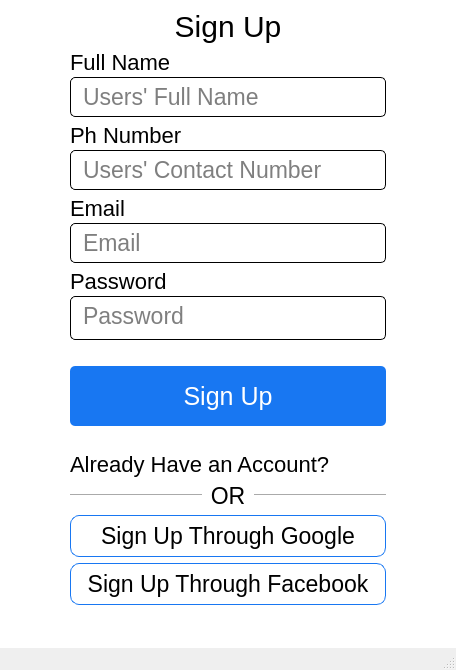
<?xml version="1.0" encoding="UTF-8"?>
<ui version="4.0">
 <class>MainWindow</class>
 <widget class="QMainWindow" name="MainWindow">
  <property name="geometry">
   <rect>
    <x>0</x>
    <y>0</y>
    <width>456</width>
    <height>670</height>
   </rect>
  </property>
  <property name="windowTitle">
   <string>MainWindow</string>
  </property>
  <widget class="QWidget" name="centralwidget">
   <property name="styleSheet">
    <string notr="true">/* Set style for the main window: font family and background color */
/* This applies to all the widgets within the application */
QWidget {
    font-family: &quot;Segoe UI Semibold&quot;;
    background-color: #fff;
}

/* Set font size for specific widgets */
#Signup_lbl {
    font-size: 30px;
}

#google_btn,
#fb_btn,
#or_lbl,
QLineEdit {
    font-size: 23px;
}

#email_lbl,
#pswrd_lbl,
#reset_btn,
#ph_nmbr_lbl,
#Name_lbl,
#signup_btn {
    font-size: 22px;
}

#sign_in_btn {
    font-size: 25px;
}

/* Style for google and facebook login buttons */
#google_btn,
#fb_btn {
    border: 1px solid #1877F2; /* Add a border with a specific color to these buttons */
    border-radius: 9px; /* Apply rounded corners to these buttons */
    min-height: 40px; /* Set a minimum height for these buttons */
}

#google_btn:hover,
#fb_btn:hover {
    background-color: #000; /* Change the background color on hover */
    color: #fff; /* Change text color on hover */
}

/* Style for &quot;Or&quot; label */
#or_lbl {
    text-align: center;
    min-width: 40px;
    max-width: 40px;
}

#email_frame,
#password_frame,
#Name_frame,
#ph_nmbr_frame {
    border: 1px solid #000;
    border-radius: 5px;
}

QLineEdit {
    border: none;
}

/* Style for the login button */
#sign_in_btn {
    color: #fff; /* Set text color to white */
    background-color: #1877F2; /* Set background color to a specific shade of blue */
    border-radius: 5px; /* Apply rounded corners to the login button */
    min-height: 40px; /* Set a minimum height for the login button */
    padding: 10px; /* Add padding inside the login button */
    margin: 20px 0; /* Add margin to the top and bottom of the login button */
}

#sign_in_btn:hover {
    background-color: #000; /* Change the background color on hover */
}

/* Style for reset and sign-in buttons */
#reset_btn,
#signup_btn {
    color: #000;
    border: none;
    text-align: left;
}

#reset_btn:hover,
#signup_btn:hover {
    color: #1877F2;
}
</string>
   </property>
   <layout class="QVBoxLayout" name="verticalLayout_5">
    <property name="leftMargin">
     <number>70</number>
    </property>
    <property name="rightMargin">
     <number>70</number>
    </property>
    <property name="bottomMargin">
     <number>0</number>
    </property>
    <item>
     <widget class="QLabel" name="Signup_lbl">
      <property name="layoutDirection">
       <enum>Qt::LeftToRight</enum>
      </property>
      <property name="text">
       <string>Sign Up</string>
      </property>
      <property name="alignment">
       <set>Qt::AlignCenter</set>
      </property>
      <property name="wordWrap">
       <bool>false</bool>
      </property>
     </widget>
    </item>
    <item>
     <layout class="QVBoxLayout" name="verticalLayout_4">
      <property name="spacing">
       <number>2</number>
      </property>
      <item>
       <widget class="QLabel" name="Name_lbl">
        <property name="text">
         <string>Full Name</string>
        </property>
       </widget>
      </item>
      <item>
       <widget class="QFrame" name="Name_frame">
        <property name="frameShape">
         <enum>QFrame::StyledPanel</enum>
        </property>
        <property name="frameShadow">
         <enum>QFrame::Raised</enum>
        </property>
        <layout class="QHBoxLayout" name="horizontalLayout_5">
         <property name="spacing">
          <number>6</number>
         </property>
         <property name="leftMargin">
          <number>10</number>
         </property>
         <property name="topMargin">
          <number>5</number>
         </property>
         <property name="rightMargin">
          <number>5</number>
         </property>
         <property name="bottomMargin">
          <number>5</number>
         </property>
         <item>
          <widget class="QLineEdit" name="name_line_edit">
           <property name="autoFillBackground">
            <bool>false</bool>
           </property>
           <property name="maxLength">
            <number>21</number>
           </property>
           <property name="placeholderText">
            <string>Users' Full Name</string>
           </property>
          </widget>
         </item>
         <item>
          <widget class="QLabel" name="prof">
           <property name="minimumSize">
            <size>
             <width>17</width>
             <height>20</height>
            </size>
           </property>
           <property name="maximumSize">
            <size>
             <width>17</width>
             <height>20</height>
            </size>
           </property>
           <property name="text">
            <string/>
           </property>
           <property name="pixmap">
            <pixmap>../Images/phone-solid.svg</pixmap>
           </property>
           <property name="scaledContents">
            <bool>true</bool>
           </property>
          </widget>
         </item>
        </layout>
       </widget>
      </item>
     </layout>
    </item>
    <item>
     <layout class="QVBoxLayout" name="verticalLayout_6">
      <property name="spacing">
       <number>2</number>
      </property>
      <item>
       <widget class="QLabel" name="ph_nmbr_lbl">
        <property name="text">
         <string>Ph Number</string>
        </property>
       </widget>
      </item>
      <item>
       <widget class="QFrame" name="ph_nmbr_frame">
        <property name="frameShape">
         <enum>QFrame::StyledPanel</enum>
        </property>
        <property name="frameShadow">
         <enum>QFrame::Raised</enum>
        </property>
        <layout class="QHBoxLayout" name="horizontalLayout_7">
         <property name="spacing">
          <number>6</number>
         </property>
         <property name="leftMargin">
          <number>10</number>
         </property>
         <property name="topMargin">
          <number>5</number>
         </property>
         <property name="rightMargin">
          <number>5</number>
         </property>
         <property name="bottomMargin">
          <number>5</number>
         </property>
         <item>
          <widget class="QLineEdit" name="ph_nmbr_line_edit">
           <property name="maxLength">
            <number>10</number>
           </property>
           <property name="placeholderText">
            <string>Users' Contact Number</string>
           </property>
          </widget>
         </item>
         <item>
          <widget class="QLabel" name="cell_ph">
           <property name="minimumSize">
            <size>
             <width>17</width>
             <height>20</height>
            </size>
           </property>
           <property name="maximumSize">
            <size>
             <width>17</width>
             <height>20</height>
            </size>
           </property>
           <property name="text">
            <string/>
           </property>
           <property name="pixmap">
            <pixmap>../Images/user-solid.svg</pixmap>
           </property>
           <property name="scaledContents">
            <bool>true</bool>
           </property>
          </widget>
         </item>
        </layout>
       </widget>
      </item>
     </layout>
    </item>
    <item>
     <layout class="QVBoxLayout" name="verticalLayout_2">
      <property name="spacing">
       <number>2</number>
      </property>
      <item>
       <widget class="QLabel" name="email_lbl">
        <property name="text">
         <string>Email</string>
        </property>
       </widget>
      </item>
      <item>
       <widget class="QFrame" name="email_frame">
        <property name="frameShape">
         <enum>QFrame::StyledPanel</enum>
        </property>
        <property name="frameShadow">
         <enum>QFrame::Raised</enum>
        </property>
        <layout class="QHBoxLayout" name="horizontalLayout_3">
         <property name="spacing">
          <number>6</number>
         </property>
         <property name="leftMargin">
          <number>10</number>
         </property>
         <property name="topMargin">
          <number>5</number>
         </property>
         <property name="rightMargin">
          <number>5</number>
         </property>
         <property name="bottomMargin">
          <number>5</number>
         </property>
         <item>
          <widget class="QLineEdit" name="email_line_edit">
           <property name="maxLength">
            <number>35</number>
           </property>
           <property name="placeholderText">
            <string>Email</string>
           </property>
          </widget>
         </item>
         <item>
          <widget class="QLabel" name="at">
           <property name="minimumSize">
            <size>
             <width>20</width>
             <height>20</height>
            </size>
           </property>
           <property name="maximumSize">
            <size>
             <width>20</width>
             <height>20</height>
            </size>
           </property>
           <property name="text">
            <string/>
           </property>
           <property name="pixmap">
            <pixmap>../Images/at-solid.svg</pixmap>
           </property>
           <property name="scaledContents">
            <bool>true</bool>
           </property>
          </widget>
         </item>
        </layout>
       </widget>
      </item>
     </layout>
    </item>
    <item>
     <layout class="QVBoxLayout" name="verticalLayout_3">
      <property name="spacing">
       <number>2</number>
      </property>
      <item>
       <widget class="QLabel" name="pswrd_lbl">
        <property name="text">
         <string>Password</string>
        </property>
       </widget>
      </item>
      <item>
       <widget class="QFrame" name="password_frame">
        <property name="frameShape">
         <enum>QFrame::StyledPanel</enum>
        </property>
        <property name="frameShadow">
         <enum>QFrame::Raised</enum>
        </property>
        <layout class="QHBoxLayout" name="horizontalLayout_4">
         <property name="leftMargin">
          <number>10</number>
         </property>
         <property name="topMargin">
          <number>5</number>
         </property>
         <property name="rightMargin">
          <number>5</number>
         </property>
         <item>
          <widget class="QLineEdit" name="pswrd_line_edit">
           <property name="maxLength">
            <number>20</number>
           </property>
           <property name="echoMode">
            <enum>QLineEdit::Password</enum>
           </property>
           <property name="placeholderText">
            <string>Password</string>
           </property>
          </widget>
         </item>
         <item>
          <widget class="QLabel" name="lock">
           <property name="minimumSize">
            <size>
             <width>17</width>
             <height>20</height>
            </size>
           </property>
           <property name="maximumSize">
            <size>
             <width>17</width>
             <height>20</height>
            </size>
           </property>
           <property name="text">
            <string/>
           </property>
           <property name="pixmap">
            <pixmap>../Images/lock-solid.svg</pixmap>
           </property>
           <property name="scaledContents">
            <bool>true</bool>
           </property>
          </widget>
         </item>
        </layout>
       </widget>
      </item>
     </layout>
    </item>
    <item>
     <widget class="QPushButton" name="sign_in_btn">
      <property name="cursor">
       <cursorShape>PointingHandCursor</cursorShape>
      </property>
      <property name="text">
       <string>Sign Up</string>
      </property>
     </widget>
    </item>
    <item>
     <widget class="QPushButton" name="signup_btn">
      <property name="cursor">
       <cursorShape>PointingHandCursor</cursorShape>
      </property>
      <property name="text">
       <string>Already Have an Account?</string>
      </property>
     </widget>
    </item>
    <item>
     <layout class="QHBoxLayout" name="horizontalLayout_2">
      <item>
       <widget class="Line" name="line_1">
        <property name="orientation">
         <enum>Qt::Horizontal</enum>
        </property>
       </widget>
      </item>
      <item>
       <widget class="QLabel" name="or_lbl">
        <property name="text">
         <string>OR</string>
        </property>
        <property name="alignment">
         <set>Qt::AlignCenter</set>
        </property>
       </widget>
      </item>
      <item>
       <widget class="Line" name="line_2">
        <property name="orientation">
         <enum>Qt::Horizontal</enum>
        </property>
       </widget>
      </item>
     </layout>
    </item>
    <item>
     <layout class="QVBoxLayout" name="verticalLayout">
      <item>
       <widget class="QPushButton" name="google_btn">
        <property name="cursor">
         <cursorShape>PointingHandCursor</cursorShape>
        </property>
        <property name="text">
         <string>Sign Up Through Google</string>
        </property>
        <property name="icon">
         <iconset>
          <normaloff>../Images/google.png</normaloff>../Images/google.png</iconset>
        </property>
        <property name="iconSize">
         <size>
          <width>25</width>
          <height>25</height>
         </size>
        </property>
       </widget>
      </item>
      <item>
       <widget class="QPushButton" name="fb_btn">
        <property name="cursor">
         <cursorShape>PointingHandCursor</cursorShape>
        </property>
        <property name="text">
         <string>Sign Up Through Facebook</string>
        </property>
        <property name="icon">
         <iconset>
          <normaloff>../Images/fb (1).png</normaloff>../Images/fb (1).png</iconset>
        </property>
        <property name="iconSize">
         <size>
          <width>25</width>
          <height>25</height>
         </size>
        </property>
       </widget>
      </item>
      <item>
       <spacer name="verticalSpacer">
        <property name="orientation">
         <enum>Qt::Vertical</enum>
        </property>
        <property name="sizeHint" stdset="0">
         <size>
          <width>20</width>
          <height>40</height>
         </size>
        </property>
       </spacer>
      </item>
     </layout>
    </item>
   </layout>
  </widget>
  <widget class="QStatusBar" name="statusbar"/>
 </widget>
 <resources/>
 <connections/>
</ui>
